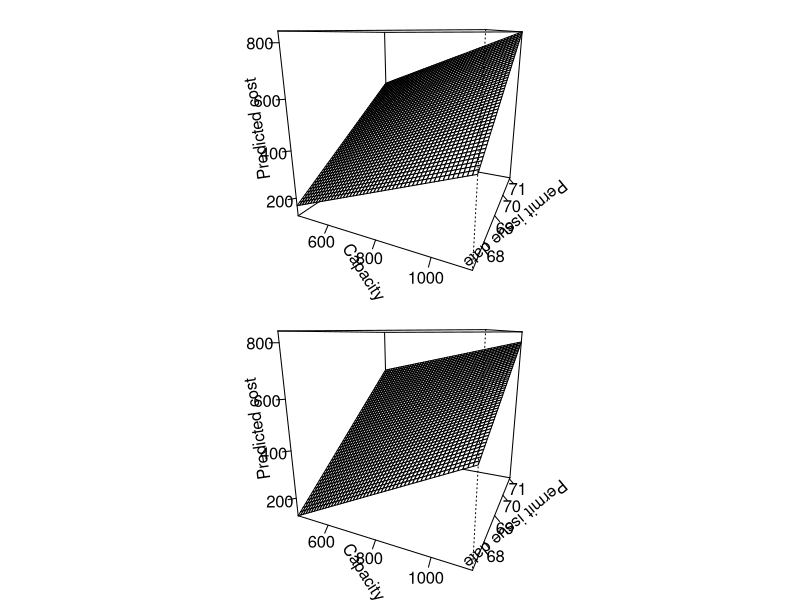
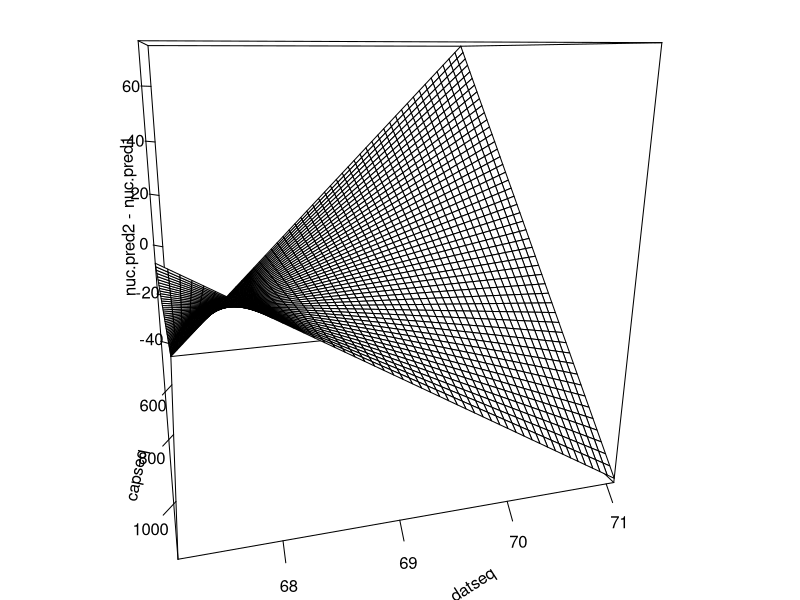
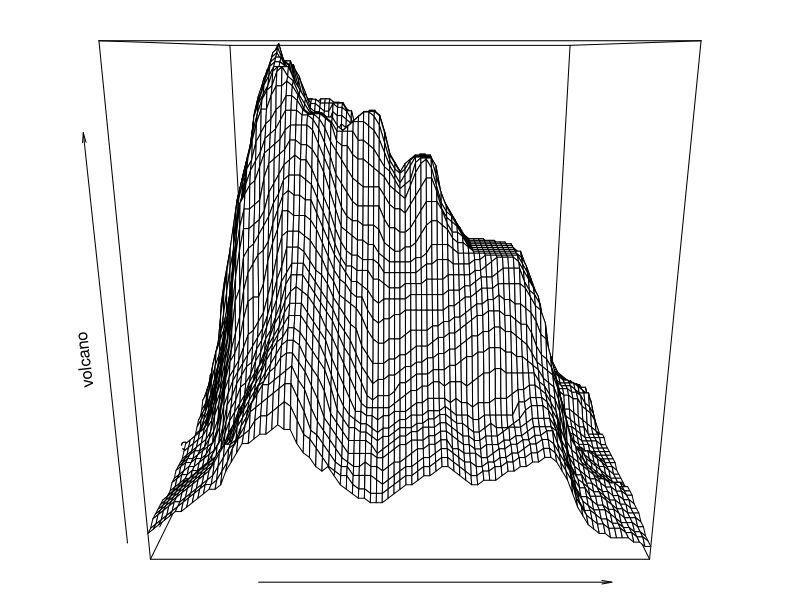
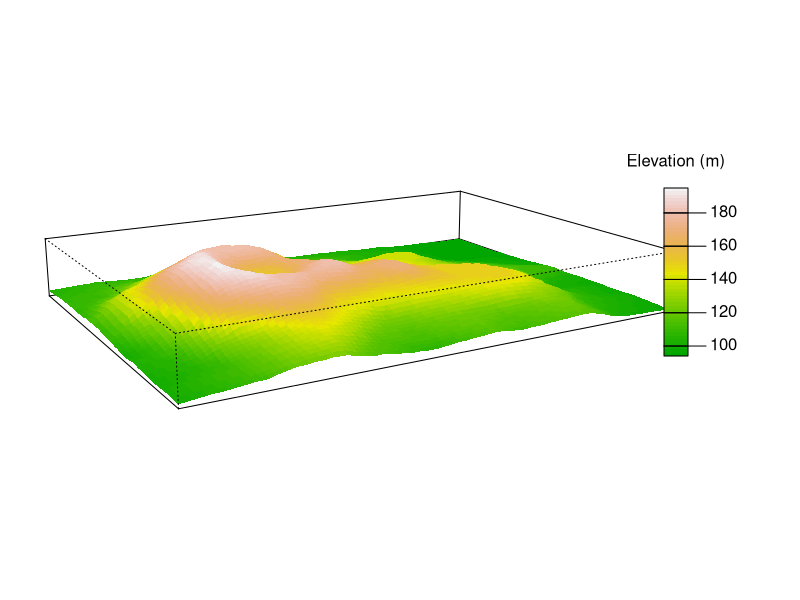
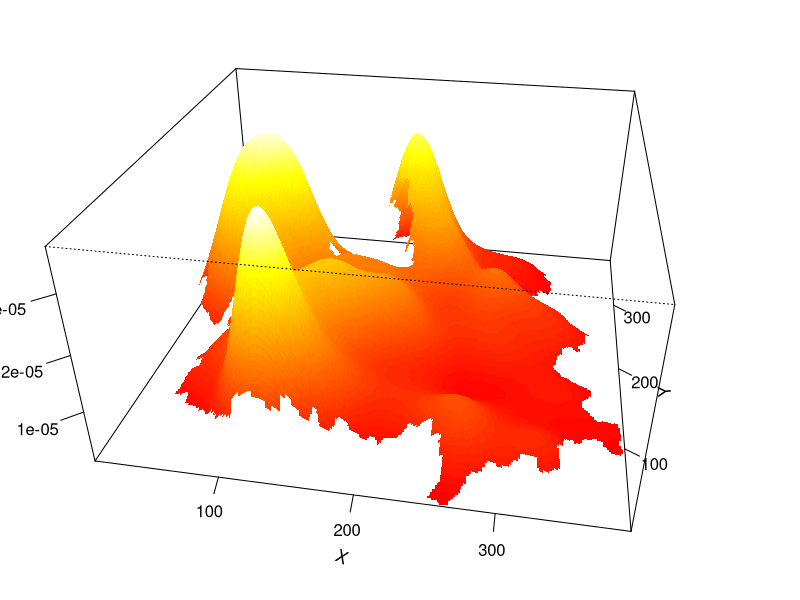
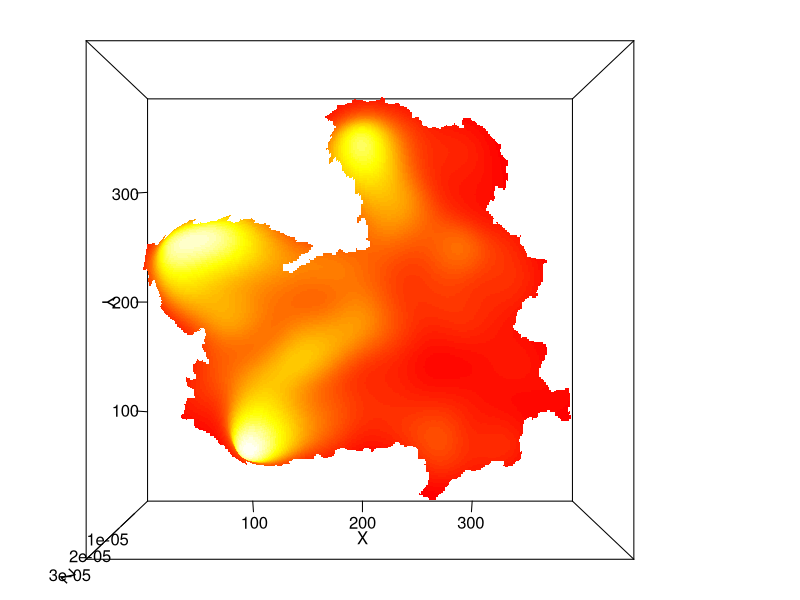
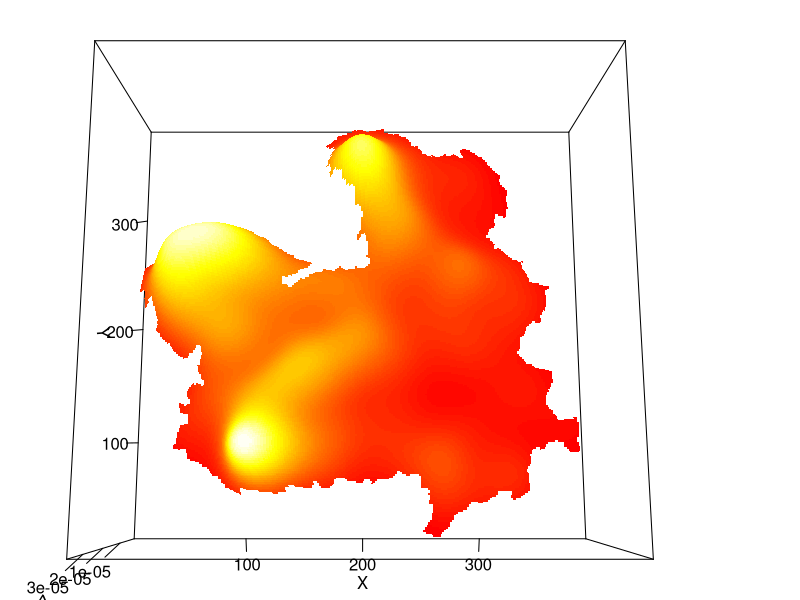
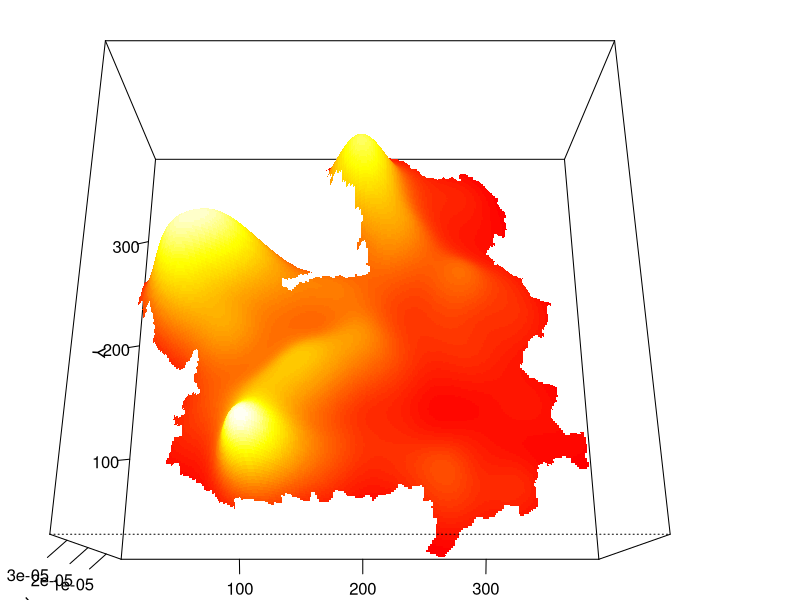

Write the R code that produced these figures, in order.

##########
## 25.5 ##
##########
library("boot")
#(a)
nuc.fit1 <- lm(cost~cap+date,data=nuclear)
nuc.fit2 <- lm(cost~cap*date,data=nuclear)
capseq <- seq(min(nuclear$cap),max(nuclear$cap),length=50)
datseq <- seq(min(nuclear$date),max(nuclear$date),length=50)
capdat <- expand.grid(cap=capseq,date=datseq)
nuc.pred1 <- matrix(predict(nuc.fit1,newdata=capdat),50,50)
nuc.pred2 <- matrix(predict(nuc.fit2,newdata=capdat),50,50)
par(mfrow=c(2,1),mar=rep(1,4))
persp(x=capseq,y=datseq,z=nuc.pred1,theta=25,zlim=range(c(nuc.pred1,nuc.pred2)),ticktype="detailed",xlab="Capacity",ylab="Permit issue date",zlab="Predicted cost")
persp(x=capseq,y=datseq,z=nuc.pred2,theta=25,zlim=range(c(nuc.pred1,nuc.pred2)),ticktype="detailed",xlab="Capacity",ylab="Permit issue date",zlab="Predicted cost")
# As expected based on earlier results, there's barely any visual differences between the two surfaces. Inclusion of the interaction term, as evidenced by extremely large p-values, has no tangible effect on modeling the response.
#(b)
par(mfrow=c(1,1),mar=rep(1,4)) #(reset to default)
persp(x=capseq,y=datseq,z=nuc.pred2-nuc.pred1,theta=75,ticktype="detailed")
# The main impact of including the interaction term seems to be a discrepancy (when compared with the main-effect-only model) at the later dates (approx. 1970-71) as you increase plant capacity.
#(c)
vr <- nrow(volcano)
vc <- ncol(volcano)
persp(x=1:vr,y=1:vc,z=volcano)
#(d)
dev.new()
par(mar=c(1,1,1,5))
vm <- (volcano[-1,-1]+volcano[-1,-vc]+volcano[-vr,-1]+volcano[-vr,-vc])/4
tcols <- terrain.colors(50)
volcol <- tcols[cut(vm,breaks=seq(min(volcano),max(volcano),length=51),include.lowest=TRUE)]
persp(1:vr,1:vc,volcano,col=volcol,border=NA,theta=-30,phi=15,scale=FALSE,expand=0.1,axes=FALSE)
library("shape")
colorlegend(tcols,zlim=range(volcano),zval=seq(100,180,20),posx=c(0.83,0.86),posy=c(0.4,0.7),main="Elevation (m)")
#(e)
library("spatstat")
library("MASS")
fire <- split(clmfires)$intentional
firewin <- clmfires$window
firewin.xr <- firewin$xrange
firewin.yr <- firewin$yrange
fire.dens <- kde2d(x=fire$x,fire$y,n=256,lims=c(firewin.xr,firewin.yr))
fire.xy <- expand.grid(fire.dens$x,fire.dens$y)
fire.outside <- !inside.owin(x=fire.xy[,1],y=fire.xy[,2],w=firewin)
fire.dens$z[fire.outside] <- NA
fm <- (fire.dens$z[-1,-1]+fire.dens$z[-1,-256]+fire.dens$z[-256,-1]+fire.dens$z[-256,-256])/4
hcols <- heat.colors(50)
firecols <- hcols[cut(fm,breaks=seq(min(fm,na.rm=TRUE),max(fm,na.rm=TRUE),length=51),include.lowest=TRUE)]
persp(fire.dens$x,fire.dens$y,fire.dens$z,col=firecols,theta=10,phi=30,border=NA,scale=FALSE,expand=5e+6,ticktype="detailed",xlab="X",ylab="Y",zlab="Z")
#(f)
persprot <- function(...,skip=1){
  for(i in seq(90,20,by=-skip)){
    persp(phi=i,theta=0,...)
  }
  for(i in seq(0,360,by=skip)){
    persp(phi=20,theta=i,...)
  }
}
persprot(skip=10,fire.dens$x,fire.dens$y,fire.dens$z,col=firecols,border=NA,scale=FALSE,expand=5e+6,ticktype="detailed",xlab="X",ylab="Y",zlab="Z")
